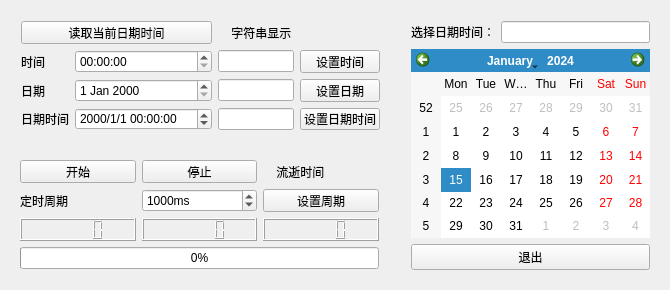
<?xml version="1.0" encoding="UTF-8"?>
<ui version="4.0">
 <class>Widget</class>
 <widget class="QWidget" name="Widget">
  <property name="geometry">
   <rect>
    <x>0</x>
    <y>0</y>
    <width>670</width>
    <height>290</height>
   </rect>
  </property>
  <property name="windowTitle">
   <string>Widget</string>
  </property>
  <widget class="QWidget" name="gridLayoutWidget">
   <property name="geometry">
    <rect>
     <x>10</x>
     <y>10</y>
     <width>381</width>
     <height>131</height>
    </rect>
   </property>
   <layout class="QGridLayout" name="gridLayout">
    <item row="2" column="0">
     <widget class="QLabel" name="label_3">
      <property name="text">
       <string>日期</string>
      </property>
     </widget>
    </item>
    <item row="3" column="0">
     <widget class="QLabel" name="label_4">
      <property name="text">
       <string>日期时间</string>
      </property>
     </widget>
    </item>
    <item row="1" column="0">
     <widget class="QLabel" name="label_2">
      <property name="text">
       <string>时间</string>
      </property>
     </widget>
    </item>
    <item row="0" column="0" colspan="2">
     <widget class="QPushButton" name="btnGetTime">
      <property name="text">
       <string>读取当前日期时间</string>
      </property>
     </widget>
    </item>
    <item row="1" column="2">
     <widget class="QLineEdit" name="editTime"/>
    </item>
    <item row="1" column="1">
     <widget class="QTimeEdit" name="timeEdit">
      <property name="wrapping">
       <bool>false</bool>
      </property>
      <property name="showGroupSeparator" stdset="0">
       <bool>false</bool>
      </property>
      <property name="currentSection">
       <enum>QDateTimeEdit::HourSection</enum>
      </property>
      <property name="displayFormat">
       <string>HH:mm:ss</string>
      </property>
      <property name="calendarPopup">
       <bool>false</bool>
      </property>
     </widget>
    </item>
    <item row="3" column="2">
     <widget class="QLineEdit" name="editDateTime"/>
    </item>
    <item row="2" column="2">
     <widget class="QLineEdit" name="editDate"/>
    </item>
    <item row="1" column="3">
     <widget class="QPushButton" name="btnSetTime">
      <property name="text">
       <string>设置时间</string>
      </property>
     </widget>
    </item>
    <item row="2" column="3">
     <widget class="QPushButton" name="btnSetDate">
      <property name="text">
       <string>设置日期</string>
      </property>
     </widget>
    </item>
    <item row="0" column="2" colspan="2">
     <widget class="QLabel" name="label">
      <property name="text">
       <string>    字符串显示</string>
      </property>
     </widget>
    </item>
    <item row="3" column="3">
     <widget class="QPushButton" name="btnSetDateTime">
      <property name="text">
       <string>设置日期时间</string>
      </property>
     </widget>
    </item>
    <item row="2" column="1">
     <widget class="QDateEdit" name="dateEdit"/>
    </item>
    <item row="3" column="1">
     <widget class="QDateTimeEdit" name="dateTimeEdit">
      <property name="currentSection">
       <enum>QDateTimeEdit::YearSection</enum>
      </property>
      <property name="displayFormat">
       <string>yyyy/M/d HH:mm:ss</string>
      </property>
      <property name="calendarPopup">
       <bool>false</bool>
      </property>
     </widget>
    </item>
   </layout>
  </widget>
  <widget class="QWidget" name="gridLayoutWidget_2">
   <property name="geometry">
    <rect>
     <x>9</x>
     <y>149</y>
     <width>381</width>
     <height>131</height>
    </rect>
   </property>
   <layout class="QGridLayout" name="gridLayout_2">
    <item row="2" column="1">
     <widget class="QLCDNumber" name="LCDMin"/>
    </item>
    <item row="0" column="0">
     <widget class="QPushButton" name="btnStart">
      <property name="text">
       <string>开始</string>
      </property>
     </widget>
    </item>
    <item row="1" column="0">
     <widget class="QLabel" name="label_6">
      <property name="text">
       <string>定时周期</string>
      </property>
     </widget>
    </item>
    <item row="2" column="0">
     <widget class="QLCDNumber" name="LCDHour"/>
    </item>
    <item row="3" column="0" colspan="3">
     <widget class="QProgressBar" name="progressBar">
      <property name="maximum">
       <number>100</number>
      </property>
      <property name="value">
       <number>0</number>
      </property>
     </widget>
    </item>
    <item row="2" column="2">
     <widget class="QLCDNumber" name="LCDSec"/>
    </item>
    <item row="0" column="1">
     <widget class="QPushButton" name="btnStop">
      <property name="text">
       <string>停止</string>
      </property>
     </widget>
    </item>
    <item row="1" column="2">
     <widget class="QPushButton" name="btnSetIntv">
      <property name="text">
       <string>设置周期</string>
      </property>
     </widget>
    </item>
    <item row="0" column="2">
     <widget class="QLabel" name="LabElapsTime">
      <property name="text">
       <string>    流逝时间</string>
      </property>
     </widget>
    </item>
    <item row="1" column="1">
     <widget class="QSpinBox" name="spinBox">
      <property name="suffix">
       <string>ms</string>
      </property>
      <property name="maximum">
       <number>10000</number>
      </property>
      <property name="value">
       <number>1000</number>
      </property>
     </widget>
    </item>
   </layout>
  </widget>
  <widget class="QWidget" name="gridLayoutWidget_3">
   <property name="geometry">
    <rect>
     <x>400</x>
     <y>10</y>
     <width>261</width>
     <height>271</height>
    </rect>
   </property>
   <layout class="QGridLayout" name="gridLayout_3">
    <item row="0" column="1">
     <widget class="QLineEdit" name="editCalendar"/>
    </item>
    <item row="0" column="0">
     <widget class="QLabel" name="label_7">
      <property name="text">
       <string>选择日期时间：</string>
      </property>
     </widget>
    </item>
    <item row="2" column="0" colspan="2">
     <widget class="QPushButton" name="pushButton_8">
      <property name="text">
       <string>退出</string>
      </property>
     </widget>
    </item>
    <item row="1" column="0" colspan="2">
     <widget class="QCalendarWidget" name="calendarWidget"/>
    </item>
   </layout>
  </widget>
 </widget>
 <layoutdefault spacing="6" margin="11"/>
 <resources/>
 <connections>
  <connection>
   <sender>pushButton_8</sender>
   <signal>clicked()</signal>
   <receiver>Widget</receiver>
   <slot>close()</slot>
   <hints>
    <hint type="sourcelabel">
     <x>530</x>
     <y>268</y>
    </hint>
    <hint type="destinationlabel">
     <x>334</x>
     <y>144</y>
    </hint>
   </hints>
  </connection>
 </connections>
</ui>
